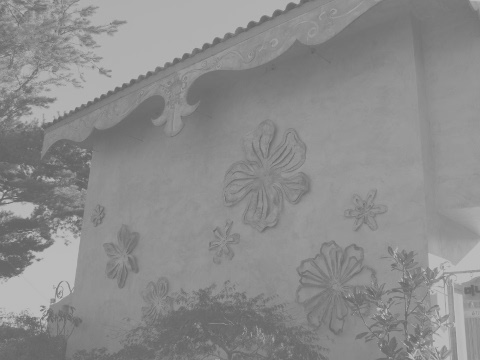
#> input picture cvdir/img/abnormal.jpg, 480 x 360 px
$ jupyter execute histo_normalize.ipynb
#> lines starting #> are read from the running program, lines starting #| are printed output that depends on the picture
[cell 1]
import cv2
import numpy as np
import matplotlib.pylab as plt

[cell 2]
#--① 그레이 스케일로 영상 읽기
img = cv2.imread('./img/abnormal.jpg', cv2.IMREAD_GRAYSCALE)
#> img is the input picture: shape (360, 480); min 96, max 194, mean 140.1

[cell 3]
#--② 직접 연산한 정규화
img_f = img.astype(np.float32)
img_norm = ((img_f - img_f.min()) * (255) / (img_f.max() - img_f.min()))
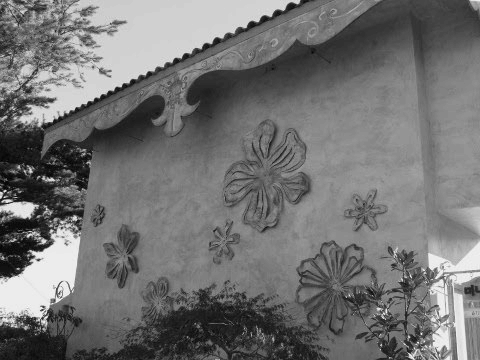
#> img_norm: shape (360, 480) float32; min 0, max 255, mean 114.7
img_norm = img_norm.astype(np.uint8)

#--③ OpenCV API를 이용한 정규화
img_norm2 = cv2.normalize(img, None, 0, 255, cv2.NORM_MINMAX)

[cell 4]
#--④ 히스토그램 계산
hist = cv2.calcHist([img], [0], None, [256], [0, 255])
#> hist = 256 values, max 6600 at index 145, min 0 at index 0, mean 675
hist_norm = cv2.calcHist([img_norm], [0], None, [256], [0, 255])
#> hist_norm = 256 values, max 6600 at index 127, min 0 at index 1, mean 675
hist_norm2 = cv2.calcHist([img_norm2], [0], None, [256], [0, 255])
#> hist_norm2 = 256 values, max 6600 at index 128, min 0 at index 1, mean 675

[cell 5]
hists = {'Before' : hist, 'Manual':hist_norm, 'cv2.normalize()':hist_norm2}
for i, (k, v) in enumerate(hists.items()):
    plt.subplot(1,3,i+1)
    plt.title(k)
    plt.plot(v)
#> this loop made 3 passes
#> k on passes 1 to 3: 'Before', 'Manual', 'cv2.normalize()'
plt.show()
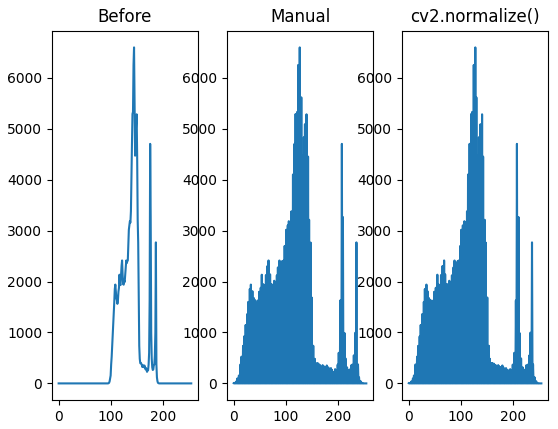
#> figure drawn by matplotlib, 3 panels; panel 1: curve peaks at x = 145, y = 6600; panel 2: curve peaks at x = 127, y = 6600; panel 3: curve peaks at x = 128, y = 6600

[cell 6]
cv2.imshow('Before', img)
cv2.imshow('Manual', img_norm)
cv2.imshow('cv2.normalize()', img_norm2)

cv2.waitKey()
cv2.destroyAllWindows()

### practice

[cell 7]
import cv2
import numpy as np
import matplotlib.pylab as plt

[cell 8]
#--① 그레이 스케일로 영상 읽기
img = cv2.imread('./img/pcb.jpg')
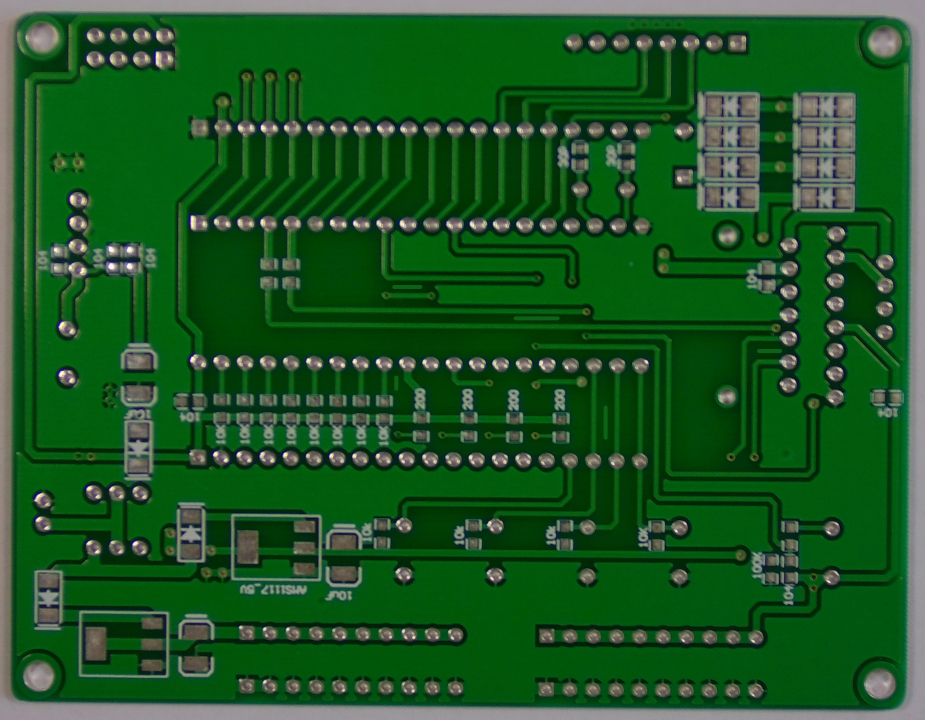
#> input picture cvdir/img/pcb.jpg, 2775 x 2159 px (shown at 1/3 size)
#> img is the input picture: shape (2159, 2775, 3); mean B, G, R 35.4, 87.2, 27.9
img_gray = cv2.imread('./img/pcb.jpg', cv2.IMREAD_GRAYSCALE)
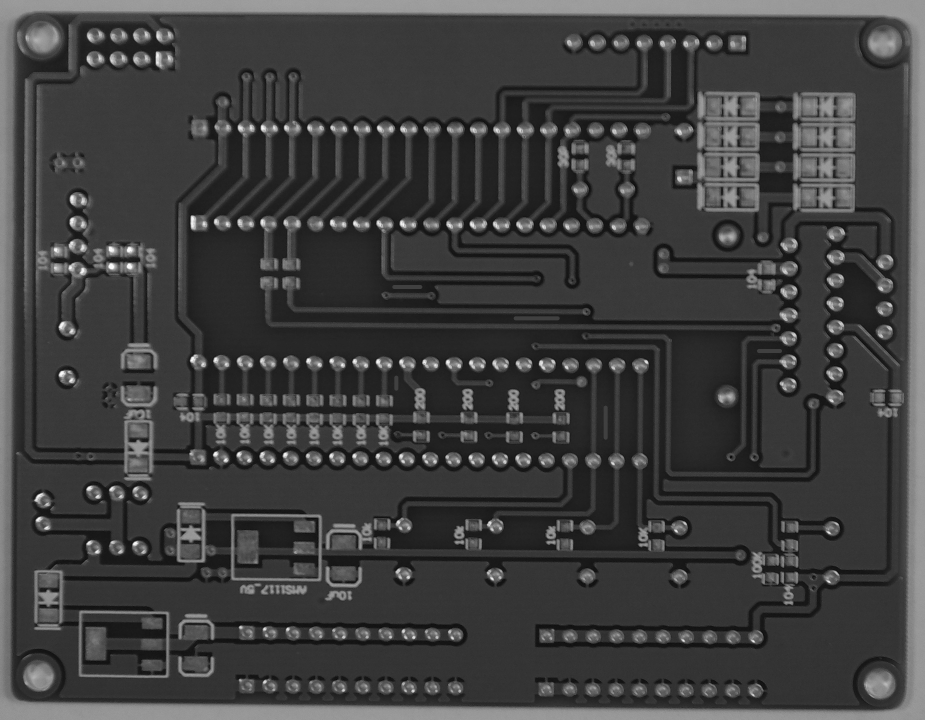
#> img_gray: shape (2159, 2775) (shown at 1/3 size); min 1, max 255, mean 63.5

img = cv2.resize(img, (1000, 500))
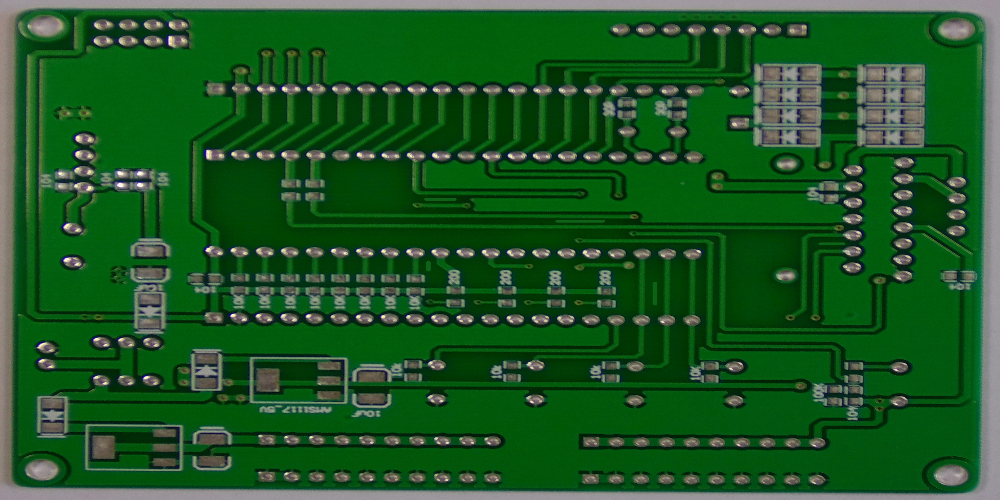
#> img: shape (500, 1000, 3); mean B, G, R 35.2, 87.1, 27.8
img_gray = cv2.resize(img_gray, (1000, 500))
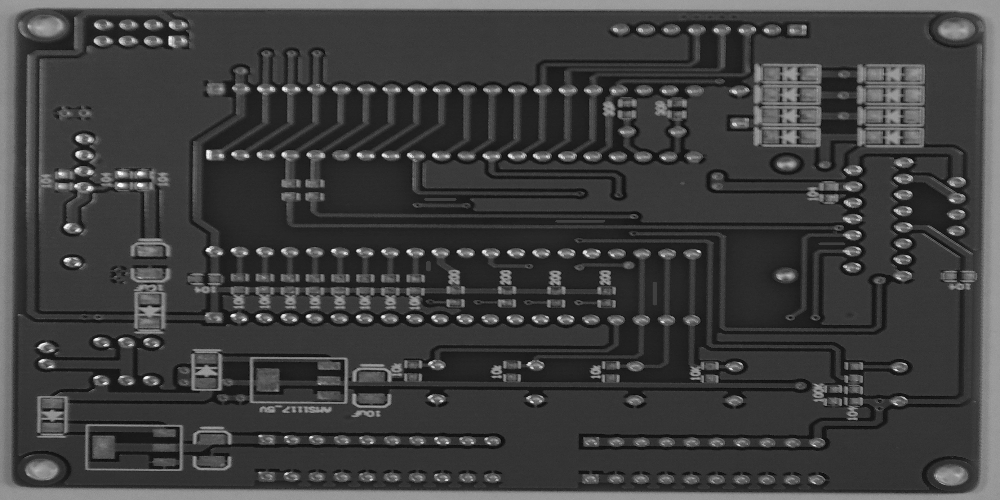
#> img_gray: shape (500, 1000); min 7, max 254, mean 63.3

[cell 9]
img.shape
#> Out = (500, 1000, 3)

[cell 10]
img_norm = cv2.normalize(img_gray, None, 0, 255, cv2.NORM_MINMAX)
#> img_norm: shape (500, 1000)
